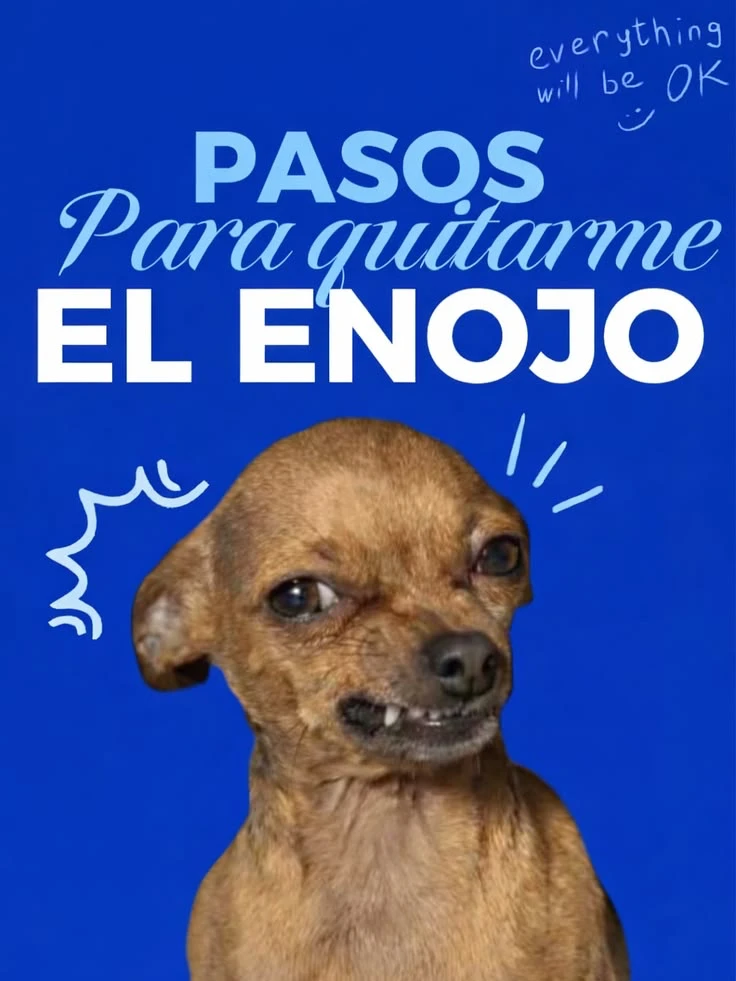
#> input picture redes/enojo/referencia.webp, 736 x 981 px
$ python recortar_perro.py
#> lines starting #> are read from the running program, lines starting #| are printed output that depends on the picture; after the words box and inside, x2 and y2 are one past the last pixel; in counts of white or black regions, pixels touching at a corner belong together
"""Separa al perro del fondo azul liso de la referencia (chroma key) -> perro.png con transparencia."""
import os

import numpy as np
from PIL import Image, ImageFilter
from scipy import ndimage

AQUI = os.path.dirname(os.path.abspath(__file__))
img = np.asarray(Image.open(os.path.join(AQUI, "referencia.webp")).convert("RGB")).astype(float)
r, g, b = img[..., 0], img[..., 1], img[..., 2]
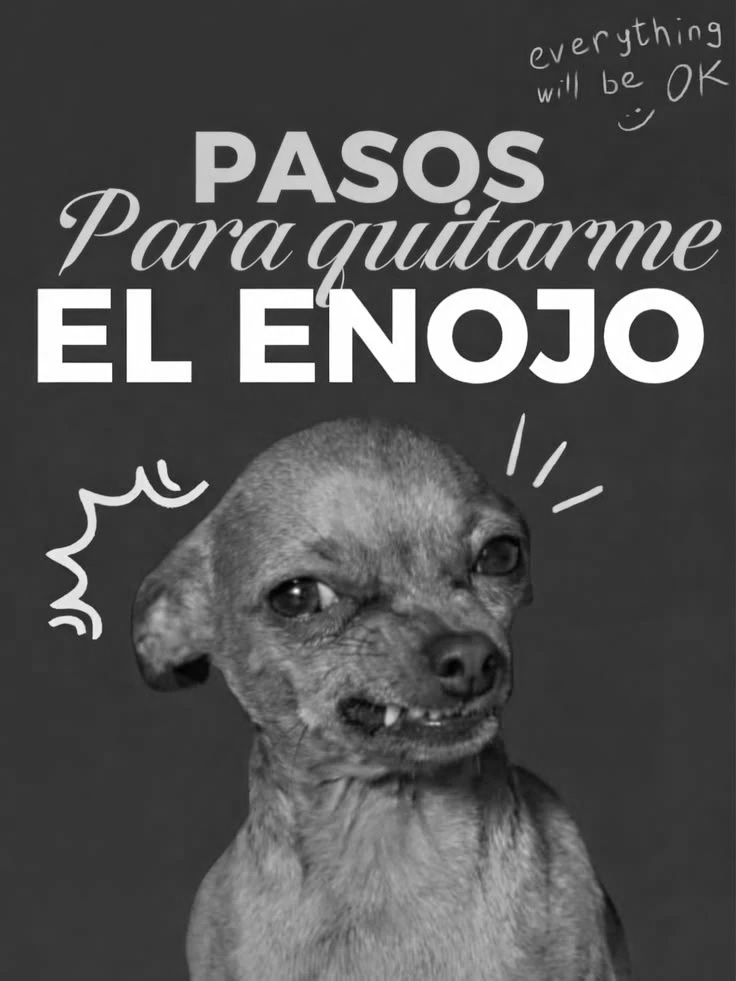
#> g: shape (981, 736) float64; min 0, max 255, mean 83.2
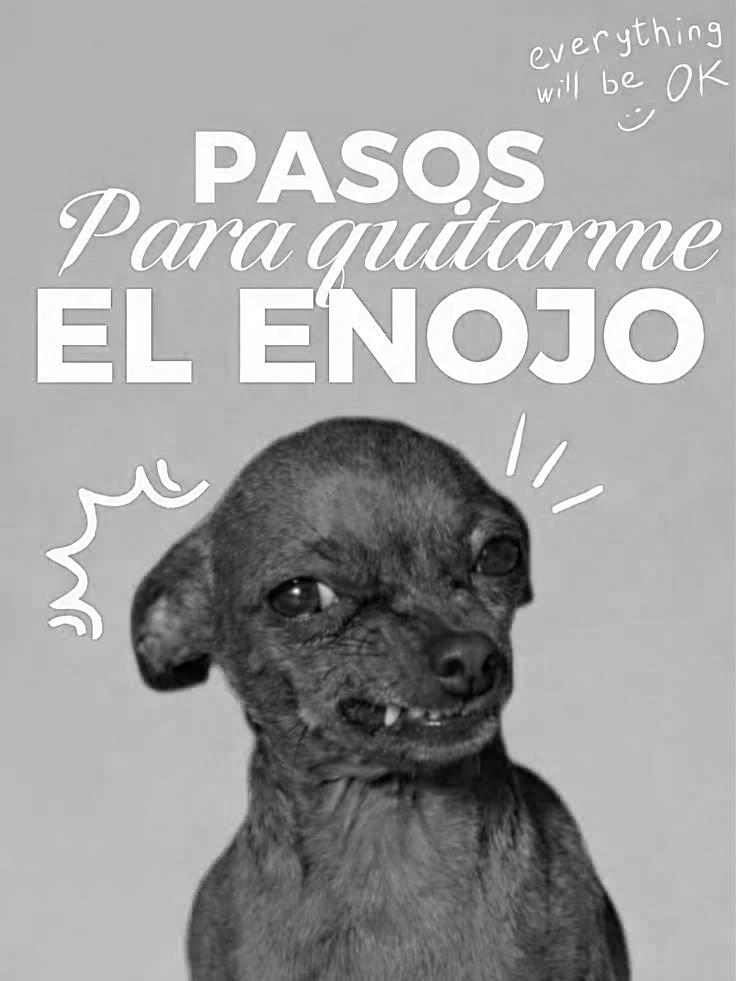
#> b: shape (981, 736) float64; min 0, max 255, mean 160.4
# fondo y garabatos son azules (B muy por encima de R); el pelaje es marrón/beige
perro = (r - b) > -25
#> perro: shape (981, 736) bool; 29.8% white; 8 white regions, largest, box (x1, y1, x2, y2) and area: (133, 418, 629, 981) 184468, (330, 290, 415, 382) 5365, (428, 289, 527, 383) 5132
perro[:400] = False                               # títulos de la referencia
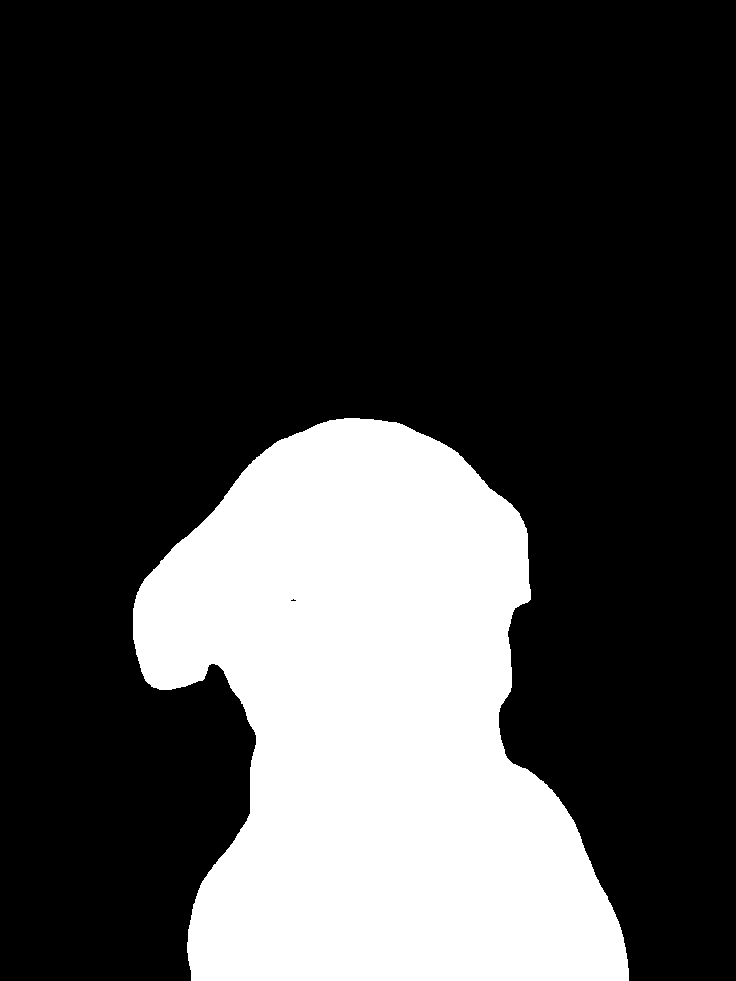
#> perro: shape (981, 736) bool; 25.5% white; 1 white region, box (x1, y1, x2, y2) and area: (133, 418, 629, 981) 184468
etiquetas, n = ndimage.label(perro)
#> n = 1
mayor = np.argmax(np.bincount(etiquetas.ravel())[1:]) + 1
#> mayor = 1
perro = ndimage.binary_fill_holes(etiquetas == mayor)
#> perro: shape (981, 736) bool; 25.5% white; 1 white region, box (x1, y1, x2, y2) and area: (133, 418, 629, 981) 184474
perro = ndimage.binary_opening(perro, iterations=2)
#> perro: shape (981, 736) bool; 25.5% white; 1 white region, box (x1, y1, x2, y2) and area: (133, 418, 629, 981) 184443
alfa = Image.fromarray((perro * 255).astype("uint8")).filter(ImageFilter.GaussianBlur(1.2))
# quitar el reflejo azul del borde
rgb = img.copy()
borde = np.asarray(alfa) < 250
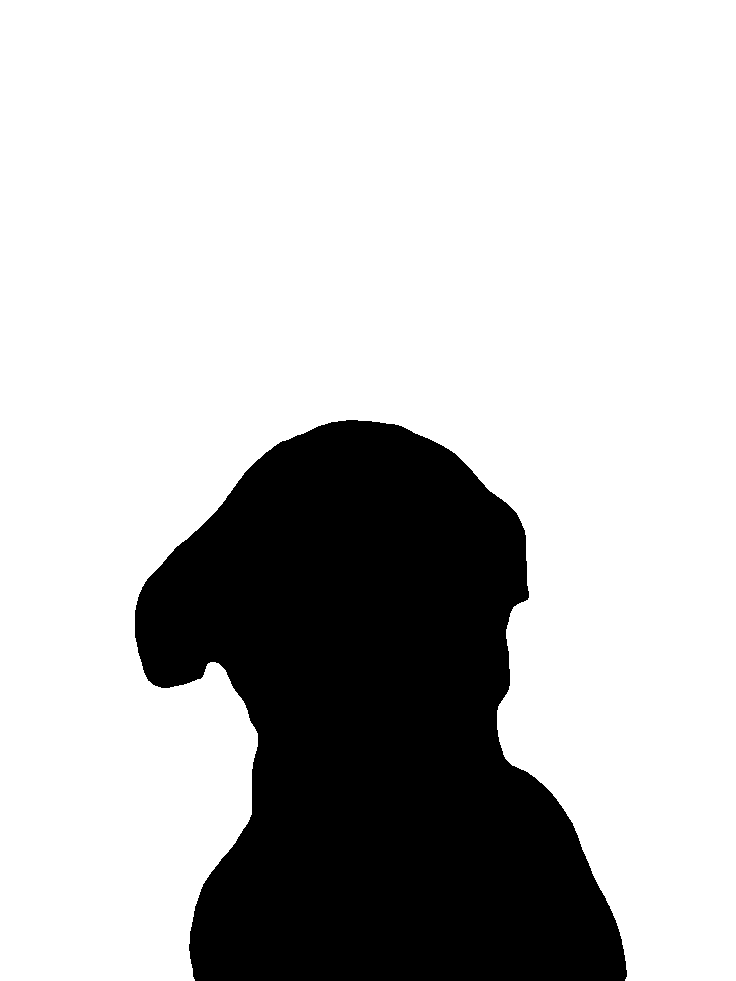
#> borde: shape (981, 736) bool; 74.9% white; 1 black region, box (x1, y1, x2, y2) and area: (135, 420, 627, 981) 180921
rgb[..., 2] = np.where(borde, np.minimum(b, (r + g) / 2), b)
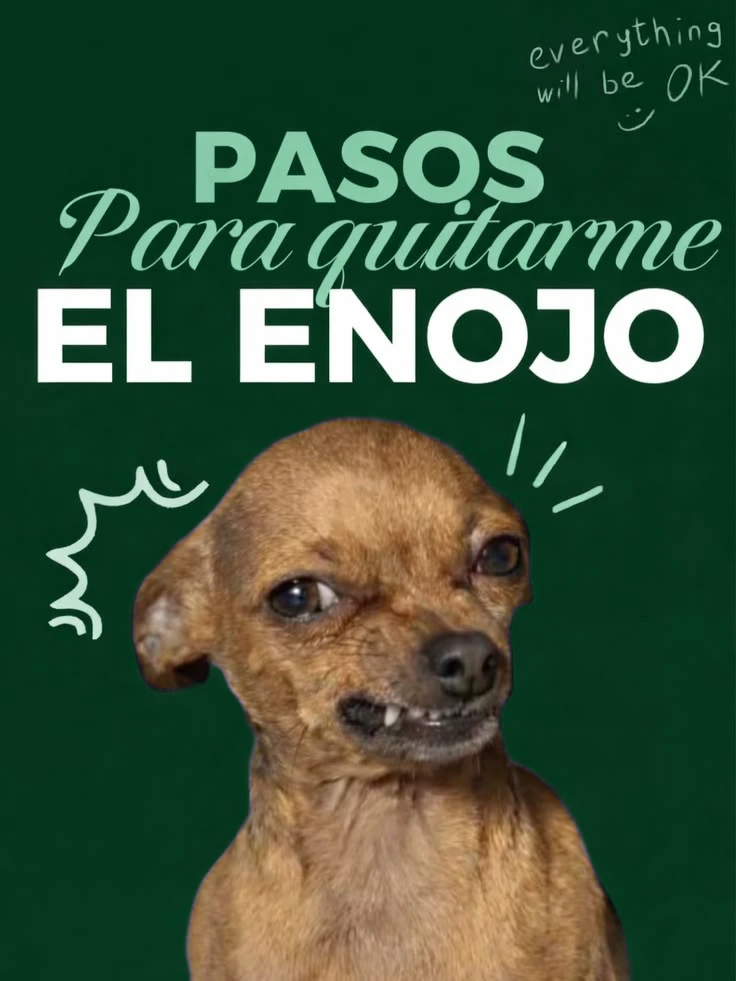
#> rgb: shape (981, 736, 3) float64; mean R, G, B 58.3, 83.2, 58.2
out = Image.fromarray(rgb.astype("uint8")).convert("RGBA")
out.putalpha(alfa)
out = out.crop(out.getbbox())
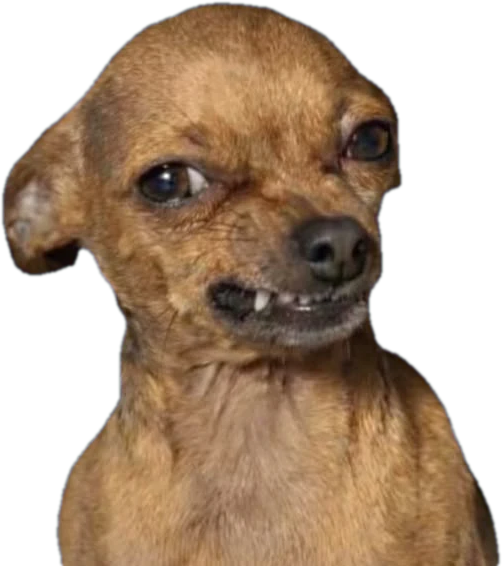
#> out: PIL image 502x566 RGBA; mean R, G, B, A 95.7, 89.5, 60.6, 165.5; transparent parts drawn white
out.save(os.path.join(AQUI, "perro.png"))
print("ok perro.png", out.size)
#| ok perro.png (502, 566)
